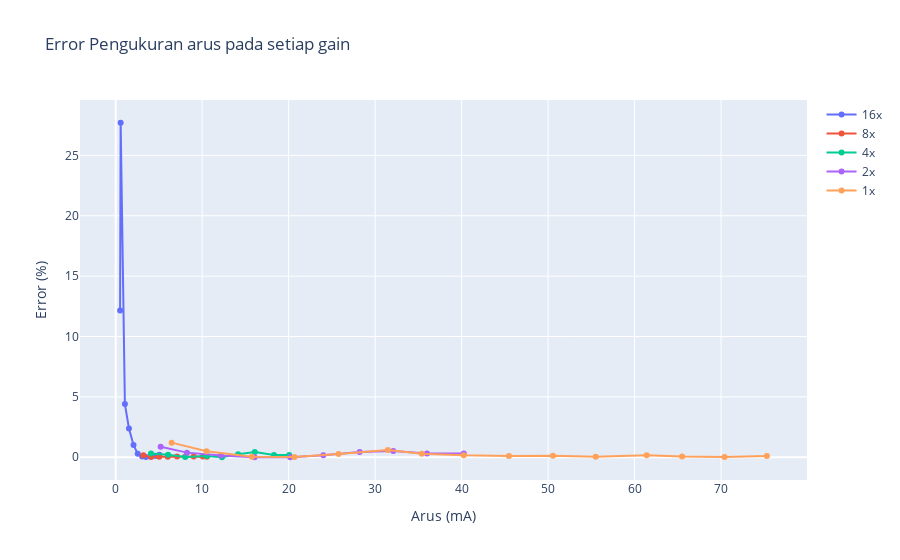

Notebook source saved alongside this figure:
### Code cell
fig = ply.graph_objects.Figure()
# Create and style traces
fig.add_trace(ply.graph_objects.Scatter(
    x=Vdata["V multimeter"].loc[Vdata['G'] == 16.0], y=Vdata["Error"].loc[Vdata['G'] == 16.0],name="16x"))
fig.add_trace(ply.graph_objects.Scatter(
    x=Vdata["V multimeter"].loc[Vdata['G'] == 8.0], y=Vdata["Error"].loc[Vdata['G'] == 8.0],name="8x"))
fig.add_trace(ply.graph_objects.Scatter(
    x=Vdata["V multimeter"].loc[Vdata['G'] == 4.0], y=Vdata["Error"].loc[Vdata['G'] == 4.0],name="4x"))
fig.add_trace(ply.graph_objects.Scatter(
    x=Vdata["V multimeter"].loc[Vdata['G'] == 2.0], y=Vdata["Error"].loc[Vdata['G'] == 2.0],name="2x"))
fig.add_trace(ply.graph_objects.Scatter(
    x=Vdata["V multimeter"].loc[Vdata['G'] == 1.0], y=Vdata["Error"].loc[Vdata['G'] == 1.0],name="1x"))
fig.update_layout(title='Error Pengukuran arus pada setiap gain',
                  xaxis_title='Arus (mA)',
                  yaxis_title='Error (%)')

### Figure 1 — Plotly figure (JSON) as saved in the notebook; plotly's stock layout.template omitted (floating-point values rounded to 4 significant figures)
{"data": [{"name": "16x", "type": "scatter", "x": [0.511, 0.575, 1.067, 1.535, 2.064, 2.549, 3.062, 3.508, 4.059, 4.571, 5.049], "y": [12.15, 27.7, 4.408, 2.38, 1.018, 0.2831, 0.06772, 0.03169, 0.0569, 0.1092, 0.207]}, {"name": "8x", "type": "scatter", "x": [3.202, 4.091, 5.04, 6.02, 7.1, 8.05, 9.02, 10.07, 10.55], "y": [0.1669, 0.02651, 0.03343, 0.0419, 0.05769, 0.06995, 0.06458, 0.05973, 0.04208]}, {"name": "4x", "type": "scatter", "x": [4.084, 6.06, 8.04, 10.55, 12.29, 14.15, 16.08, 18.31, 20.07], "y": [0.3139, 0.2001, 0.02204, 0.09722, 0.005387, 0.2547, 0.4454, 0.1949, 0.1953]}, {"name": "2x", "type": "scatter", "x": [5.2, 8.25, 12.18, 16.06, 20.18, 24.01, 28.21, 32.1, 36, 40.25], "y": [0.8676, 0.3838, 0.1389, 0.001119, 0.003348, 0.1626, 0.4357, 0.5116, 0.3103, 0.3021]}, {"name": "1x", "type": "scatter", "x": [6.47, 10.51, 15.75, 20.68, 25.77, 31.47, 35.4, 40.24, 45.47, 50.56, 55.51, 61.4, 65.5, 70.4, 75.3], "y": [1.21, 0.4983, 0.04644, 0.01871, 0.2791, 0.6094, 0.2976, 0.1587, 0.1045, 0.115, 0.03922, 0.168, 0.06275, 0.03075, 0.1048]}], "layout": {"title": {"text": "Error Pengukuran arus pada setiap gain"}, "xaxis": {"title": {"text": "Arus (mA)"}}, "yaxis": {"title": {"text": "Error (%)"}}}}
